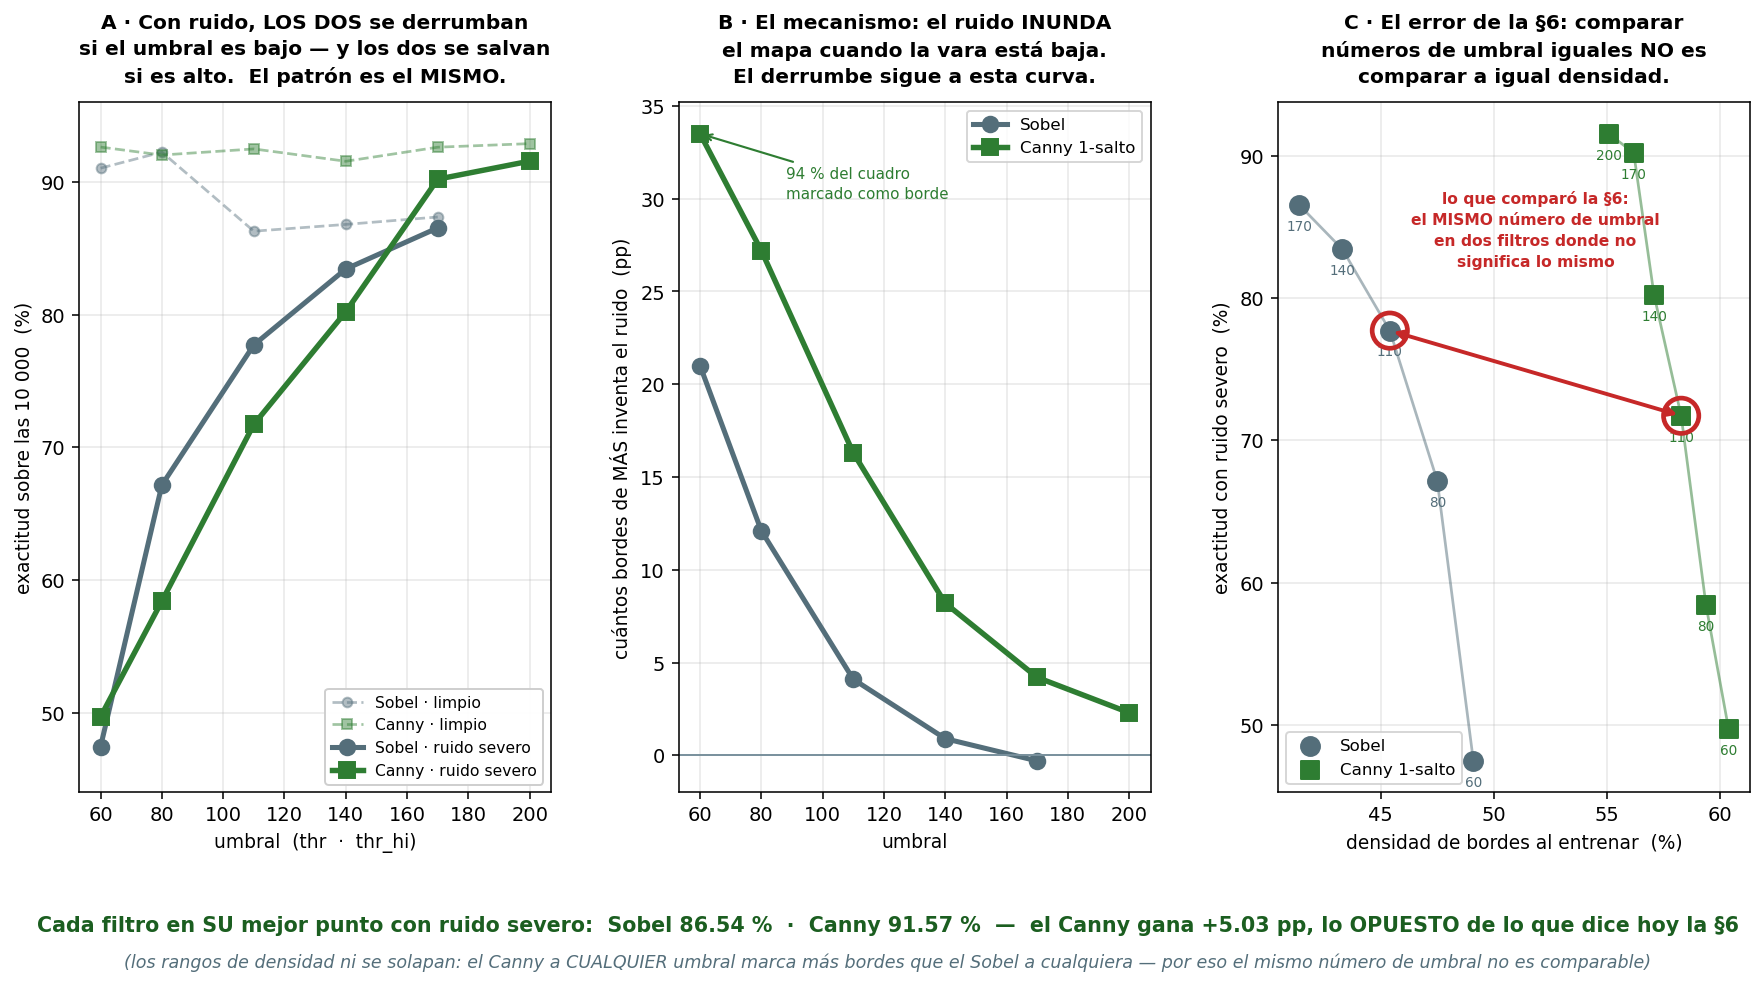

Reproduce this figure in Python.
# === Cuaderno 2 · figura 25: no era la histeresis, era el umbral ===
import numpy as np, matplotlib.pyplot as plt
from matplotlib.gridspec import GridSpec

# (umbral, dens_train%, limpio%, dens%, ruido0.6%, dens%, ruido1.0%, dens%)
SOB = np.array([[ 60,49.0,91.04,49.1,84.13,54.9,47.45,70.1],
                [ 80,47.4,92.25,47.5,90.71,49.0,67.16,59.6],
                [110,45.3,86.29,45.4,86.07,45.3,77.72,49.5],
                [140,43.2,86.80,43.3,86.31,43.0,83.44,44.2],
                [170,41.3,87.36,41.4,86.75,40.9,86.54,41.1]])
CAN = np.array([[ 60,60.3,92.63,60.4,69.50,79.7,49.70,93.9],
                [ 80,59.2,92.03,59.4,86.04,69.2,58.41,86.6],
                [110,58.2,92.49,58.3,89.70,62.2,71.73,74.6],
                [140,56.9,91.56,57.1,90.50,58.9,80.22,65.3],
                [170,56.0,92.62,56.2,92.33,57.1,90.21,60.4],
                [200,55.0,92.89,55.1,92.57,55.5,91.57,57.4]])
CS, CC = "#546e7a", "#2e7d32"

fig = plt.figure(figsize=(15.4, 6.4))
gs = GridSpec(1, 3, figure=fig, wspace=.27)

# ═══ A · exactitud con ruido severo ═══
ax = fig.add_subplot(gs[0, 0])
ax.plot(SOB[:,0], SOB[:,2], "o--", color=CS, lw=1.4, ms=5, alpha=.45, label="Sobel · limpio")
ax.plot(CAN[:,0], CAN[:,2], "s--", color=CC, lw=1.4, ms=5, alpha=.45, label="Canny · limpio")
ax.plot(SOB[:,0], SOB[:,6], "o-", color=CS, lw=2.6, ms=8, label="Sobel · ruido severo")
ax.plot(CAN[:,0], CAN[:,6], "s-", color=CC, lw=2.8, ms=8, label="Canny · ruido severo")
ax.set_xlabel("umbral  (thr  ·  thr_hi)", fontsize=9.6)
ax.set_ylabel("exactitud sobre las 10 000  (%)", fontsize=9.6)
ax.grid(alpha=.28); ax.legend(fontsize=8.0, loc="lower right", framealpha=.95)
ax.set_ylim(44, 96)
ax.set_title("A · Con ruido, LOS DOS se derrumban\nsi el umbral es bajo — y los dos se salvan\n"
             "si es alto.  El patrón es el MISMO.", fontsize=10.4, weight="bold", linespacing=1.5, pad=10)

# ═══ B · el mecanismo: la densidad ═══
ax = fig.add_subplot(gs[0, 1])
ax.plot(SOB[:,0], SOB[:,7]-SOB[:,3], "o-", color=CS, lw=2.6, ms=8, label="Sobel")
ax.plot(CAN[:,0], CAN[:,7]-CAN[:,3], "s-", color=CC, lw=2.8, ms=8, label="Canny 1-salto")
ax.axhline(0, color="#78909c", lw=1.0)
ax.set_xlabel("umbral", fontsize=9.6)
ax.set_ylabel("cuántos bordes de MÁS inventa el ruido  (pp)", fontsize=9.6)
ax.grid(alpha=.28); ax.legend(fontsize=8.6)
ax.set_title("B · El mecanismo: el ruido INUNDA\nel mapa cuando la vara está baja.\n"
             "El derrumbe sigue a esta curva.", fontsize=10.4, weight="bold", linespacing=1.5, pad=10)
ax.annotate("94 % del cuadro\nmarcado como borde", xy=(60, CAN[0,7]-CAN[0,3]), xytext=(88, 30),
            fontsize=7.8, color=CC, linespacing=1.4,
            arrowprops=dict(arrowstyle="->", color=CC, lw=1.1))

# ═══ C · lo que comparo la §6 ═══
ax = fig.add_subplot(gs[0, 2])
s6, c6 = SOB[2], CAN[2]           # los dos puntos de la §6: thr=110 en ambos
ax.scatter(SOB[:,3], SOB[:,6], s=95, color=CS, marker="o", zorder=3, label="Sobel")
ax.scatter(CAN[:,3], CAN[:,6], s=95, color=CC, marker="s", zorder=3, label="Canny 1-salto")
for row, c in ((SOB, CS), (CAN, CC)):
    ax.plot(row[:,3], row[:,6], "-", color=c, lw=1.4, alpha=.5, zorder=2)
    for r in row: ax.annotate(f"{int(r[0])}", (r[3], r[6]), textcoords="offset points",
                              xytext=(0,-13), ha="center", fontsize=7.0, color=c)
for p, c in ((s6, CS), (c6, CC)):
    ax.scatter([p[3]], [p[6]], s=330, facecolor="none", edgecolor="#c62828", lw=2.4, zorder=4)
ax.annotate("", xy=(c6[3], c6[6]), xytext=(s6[3], s6[6]),
            arrowprops=dict(arrowstyle="<->", color="#c62828", lw=2.0))
ax.text((s6[3]+c6[3])/2, (s6[6]+c6[6])/2 + 7.5, "lo que comparó la §6:\n"
        "el MISMO número de umbral\nen dos filtros donde no\nsignifica lo mismo",
        ha="center", fontsize=8.0, color="#c62828", weight="bold", linespacing=1.5)
ax.set_xlabel("densidad de bordes al entrenar  (%)", fontsize=9.6)
ax.set_ylabel("exactitud con ruido severo  (%)", fontsize=9.6)
ax.grid(alpha=.28); ax.legend(fontsize=8.6, loc="lower left")
ax.set_title("C · El error de la §6: comparar\nnúmeros de umbral iguales NO es\ncomparar a igual densidad.",
             fontsize=10.4, weight="bold", linespacing=1.5, pad=10)

fig.text(.5, -.045, "Cada filtro en SU mejor punto con ruido severo:  Sobel 86.54 %  ·  Canny 91.57 %  "
         "—  el Canny gana +5.03 pp, lo OPUESTO de lo que dice hoy la §6",
         ha="center", fontsize=10.6, weight="bold", color="#1b5e20")
fig.text(.5, -.085, "(los rangos de densidad ni se solapan: el Canny a CUALQUIER umbral marca más "
         "bordes que el Sobel a cualquiera — por eso el mismo número de umbral no es comparable)",
         ha="center", fontsize=9.0, color="#546e7a", style="italic")
plt.savefig("fig_ruido_umbral.png", dpi=140, bbox_inches="tight")
print("ok")
